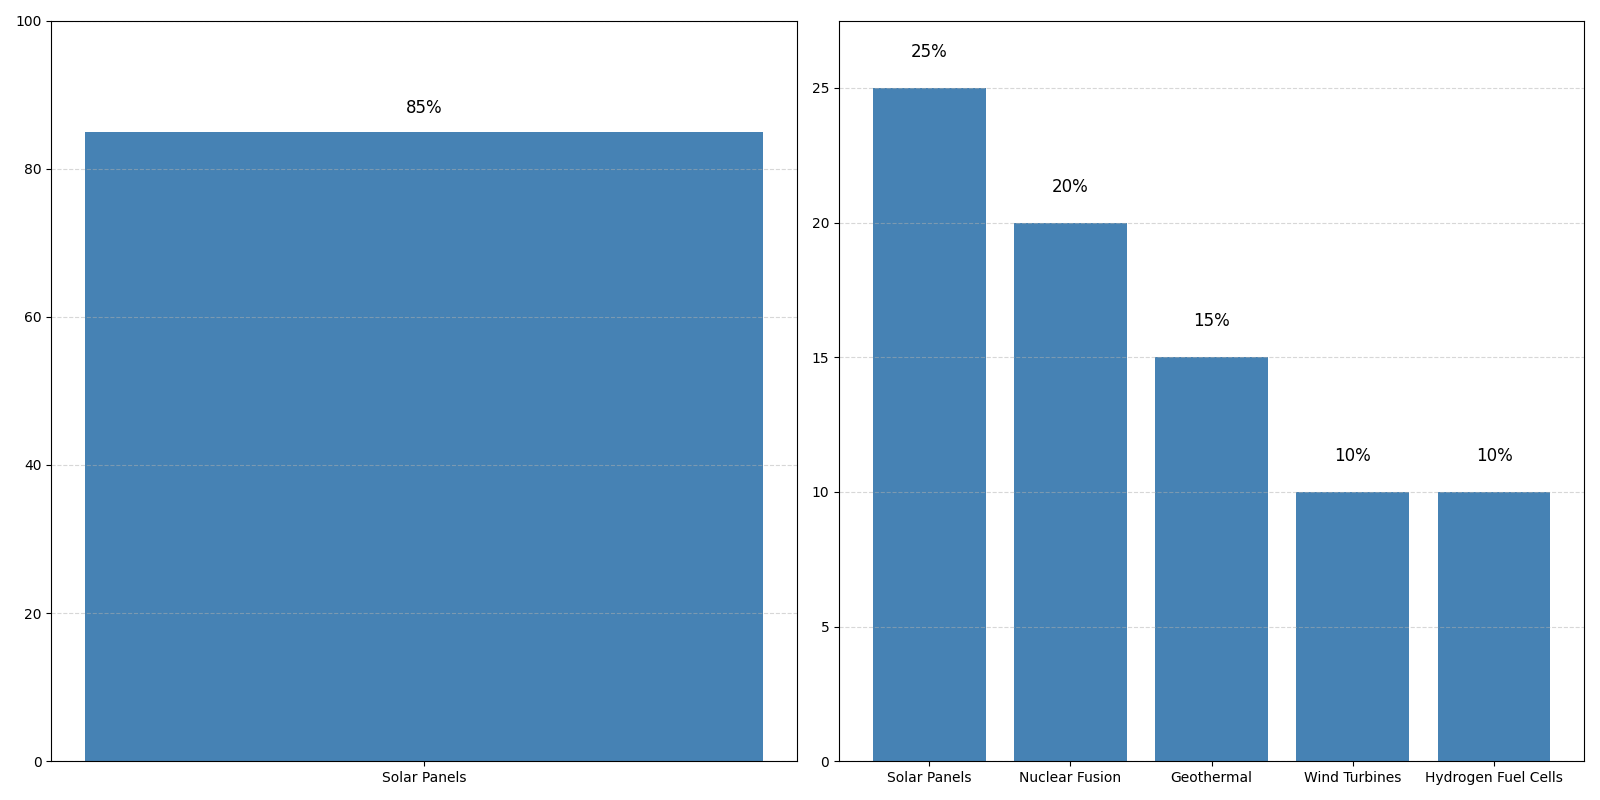

This figure's Python source:
import matplotlib.pyplot as plt
import numpy as np

technologies = ['Solar Panels', 'Geothermal', 'Wind Turbines', 'Hydrogen Fuel Cells', 'Nuclear Fusion']
power_distribution = [25, 15, 10, 10, 20]
sorted_tech = sorted(zip(technologies, power_distribution), key=lambda x: x[1], reverse=True)
sorted_technologies, sorted_power_distribution = zip(*sorted_tech)

tech_comparison = ['Solar Panels']
efficiency = [85]
sorted_efficiency = sorted(zip(tech_comparison, efficiency), key=lambda x: x[1], reverse=True)
sorted_tech_comparison, sorted_eff = zip(*sorted_efficiency)

fig, (ax2, ax1) = plt.subplots(1, 2, figsize=(16, 8))

single_color = '#4682B4'

bars1 = ax1.bar(sorted_technologies, sorted_power_distribution, color=single_color)
ax1.set_ylim(0, max(sorted_power_distribution)*1.1)
ax1.grid(True, axis='y', linestyle='--', alpha=0.5)
for bar, value in zip(bars1, sorted_power_distribution):
    ax1.text(bar.get_x() + bar.get_width() / 2, value + 1, f"{value}%", ha='center', va='bottom', fontsize=12)

bars2 = ax2.bar(sorted_tech_comparison, sorted_eff, color=single_color)
ax2.set_ylim(0, 100)
ax2.grid(True, axis='y', linestyle='--', alpha=0.5)
for bar, eff in zip(bars2, sorted_eff):
    ax2.text(bar.get_x() + bar.get_width() / 2, eff + 2, f"{eff}%", ha='center', va='bottom', fontsize=12)

plt.tight_layout()
plt.show()
